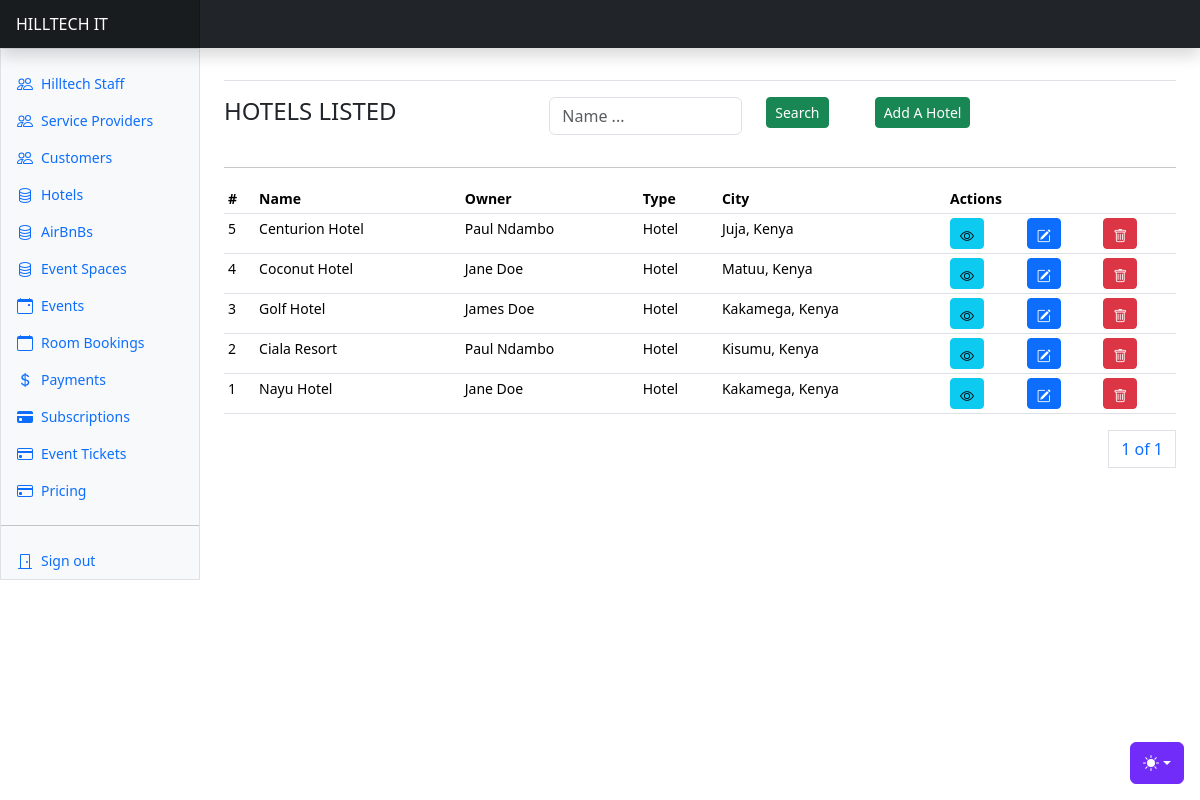
The page /properties/ (signed in) on the database as committed earlier.
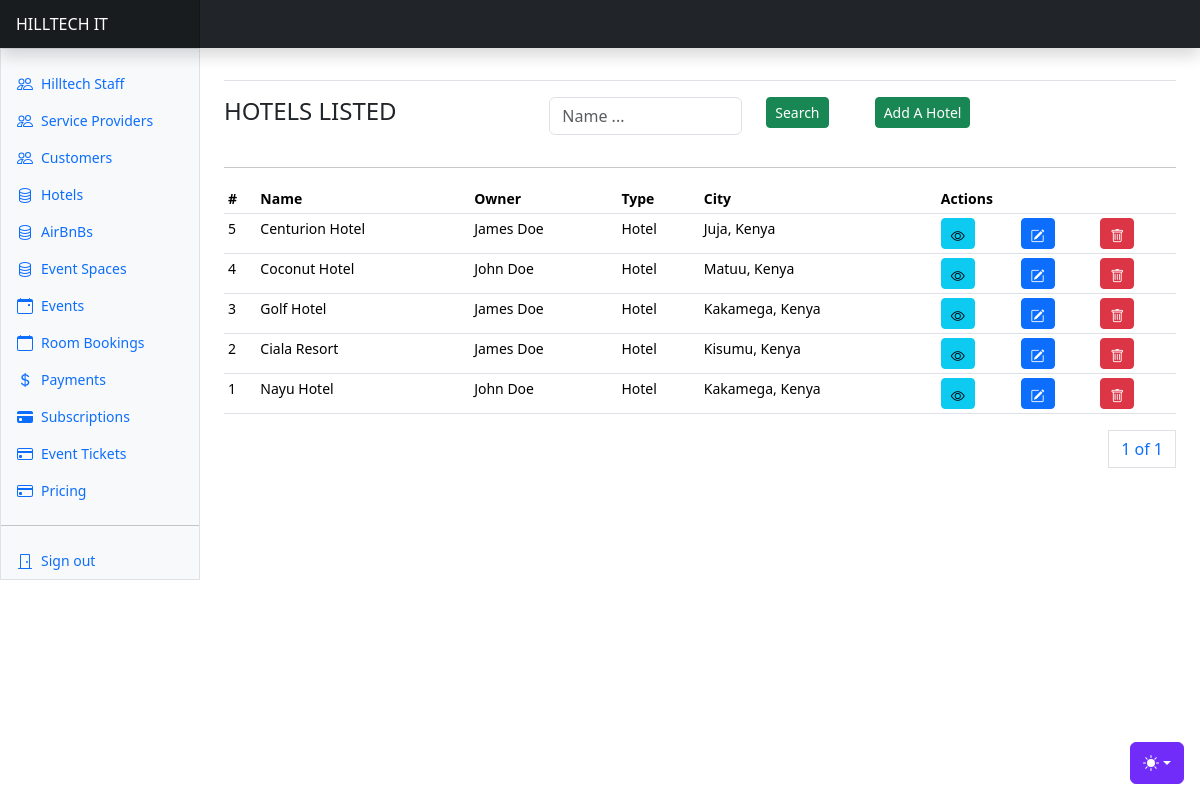
The same page on the database as committed later.
### apps/property/models.py (models this page shows, shortened)
class Property(AbstractBaseModel):
    owner = models.ForeignKey("users.User", on_delete=models.SET_NULL, null=True, related_name="listedproperties")
    name = models.CharField(max_length=255)
    location = models.CharField(max_length=255)
    city = models.CharField(max_length=255)
    country = models.CharField(max_length=255)
    property_type = models.CharField(max_length=255, choices=PROPERTY_TYPE_CHOICES)
    address = models.CharField(max_length=255)
    contact_number = models.CharField(max_length=255)
    email = models.EmailField(null=True)
    cost = models.DecimalField(max_digits=100, decimal_places=2, default=0, null=True)
    number_of_rooms = models.IntegerField(default=0, null=True)
    capacity = models.IntegerField(default=0)
    profile_image = models.ImageField(upload_to="property_images/", null=True)
    approval_status = models.CharField(
        max_length=255, default="Pending", choices=APPROVAL_CHOICES
    )
    children_allowed = models.IntegerField(default=0)
    adults_allowed = models.IntegerField(default=0)
    amenities = models.JSONField(default=list)
    pets_allowed = models.BooleanField(default=True)
    smoking_allowed = models.BooleanField(default=True)

### apps/users/models.py (models this page shows, shortened)
class User(AbstractUser, AbstractBaseModel):
    role = models.CharField(choices=ROLE_CHOICES, max_length=32, null=True)
    phone_number = models.CharField(max_length=255, null=True)
    id_number = models.CharField(max_length=255, null=True)
    gender = models.CharField(max_length=255, null=True, choices=GENDER_CHOICES)
    date_of_birth = models.DateField(null=True)
    city = models.CharField(max_length=255, null=True)
    country = models.CharField(max_length=255, null=True)
    address = models.CharField(max_length=255, null=True)
    token = models.CharField(null=True, max_length=255)
    token_expiration_date = models.DateTimeField(null=True)
    activation_date = models.DateTimeField(null=True)
    position = models.CharField(
        max_length=255, choices=STAFF_POSITION_CHOICES, null=True
    )
    def name(self):
        return f"{self.first_name} {self.last_name}"

### apps/property/views.py (the view, shortened to what this page needs)
# urls.py: path("properties/", include("apps.property.urls")),
@login_required(login_url="/users/user-login/")
def properties(request):
    user = request.user
    properties = Property.objects.filter(property_type="Hotel").order_by("-created")
    if not user.is_superuser:
        properties = Property.objects.filter(property_type="Hotel", owner=user).order_by("-created")
    users = User.objects.filter(role="service_provider")
    paginator = Paginator(properties, 10)
    page_number = request.GET.get("page")
    page_obj = paginator.get_page(page_number)
    context = {"properties": properties, "users": users, "page_obj": page_obj}
    return render(request, "properties/hotels.html", context)

### templates/properties/hotels.html (shortened to what this page needs)
{% extends "base.html" %}
{% block content %}
<div class="row">
    <div class="col">
        <h4>HOTELS LISTED</h4>
    </div>
    <div class="col">
      <form method="POST">
          <div class="input-group mb-3">
            <div class="row">
              <div class="col-8">
                <input type="text" class="form-control" id="search_text" name="search_text" placeholder="Name ..." >
              </div>
              <div class="col-4">
                <button class="btn btn-success btn-sm">Search</button>
              </div>
            </div>
          </div>
        </form>
  </div>
    <div class="col">
        <a class="btn btn-success btn-sm" data-bs-toggle="modal" data-bs-target="#newPopertyModal">Add A Hotel</a>
    </div>
</div>
<hr/>
      <div class="table-responsive small">
        <table class="table table-sm">
          <thead>
            <tr>
              <th scope="col">#</th>
              <th scope="col">Name</th>
              <th scope="col">Owner</th>
              <th scope="col">Type</th>
              <th scope="col">City</th>
              <th scope="col" colspan="3">Actions</th>
            </tr>
          </thead>
          <tbody>
            {% for property in page_obj %}
            <tr>
              <td>{{property.id}}</td>
              <td>{{property.name}}</td>
              <td>{{property.owner.name}}</td>
              <td>{{property.property_type}}</td>
              <td>{{property.city}}, {{property.country}}</td>
              <td><a href="{% url 'property-details' property.id %}" class="btn btn-info btn-sm">
                <i class="bi bi-eye"></i>
              </a></td>
              <td><a class="btn btn-primary btn-sm" data-bs-toggle="modal" data-bs-target="#editPopertyModal{{ property.id }}">
                <i class="bi bi-pencil-square"></i>
              </a></td>
              <td><a class="btn btn-danger btn-sm" data-bs-toggle="modal" data-bs-target="#deletePropertyModal{{ property.id }}">
                <i class="bi bi-trash"></i>
              </a></td>
            </tr>
            {% endfor %}
          </tbody>
        </table>
        <div>
          <nav aria-label="Page navigation example">
            <ul class="pagination justify-content-end">
              <a class="page-link" href="#">{{ page_obj.number }} of {{ page_obj.paginator.num_pages }}</a>
            </ul>
          </nav>
        </div>
{% endblock content %}

### templates/base.html (shortened to what this page needs)
{% load static %}
<!doctype html>
<html lang="en" data-bs-theme="auto">
  <head><script src="{% static 'assets/js/color-modes.js' %}"></script>
    <link rel="stylesheet" href="https://cdn.jsdelivr.net/npm/@docsearch/css@3">
<link href="https://cdn.jsdelivr.net/npm/bootstrap@5.3.2/dist/css/bootstrap.min.css" rel="stylesheet">
    <link href="https://cdn.jsdelivr.net/npm/bootstrap-icons@1.10.3/font/bootstrap-icons.css" rel="stylesheet">
    <link href="{% static 'dashboard.css' %}" rel="stylesheet">
  </head>
  <body>
    <div class="dropdown position-fixed bottom-0 end-0 mb-3 me-3 bd-mode-toggle">
      <button class="btn btn-bd-primary py-2 dropdown-toggle d-flex align-items-center"
              id="bd-theme"
              type="button"
              aria-expanded="false"
              data-bs-toggle="dropdown"
              aria-label="Toggle theme (auto)">
        <svg class="bi my-1 theme-icon-active" width="1em" height="1em"><use href="#circle-half"></use></svg>
      </button>
    </div>
<header class="navbar sticky-top bg-dark flex-md-nowrap p-0 shadow" data-bs-theme="dark">
  <a class="navbar-brand col-md-3 col-lg-2 me-0 px-3 fs-6 text-white" href="{% url 'home' %}">HILLTECH IT</a>
</header>
<div class="container-fluid">
  <div class="row">
    {% include "includes/sidebar.html" %}
    <main class="col-md-9 ms-sm-auto col-lg-10 px-md-4">
      <div class="d-flex justify-content-between flex-wrap flex-md-nowrap align-items-center pt-3 pb-2 mb-3 border-bottom">
      </div>
      {% block content %}
      {% endblock content %}
  </main>
  </div>
</div>
  </body>
</html>

### templates/includes/sidebar.html (shortened to what this page needs)
<div class="sidebar border border-right col-md-3 col-lg-2 p-0 bg-body-tertiary">
    <div class="offcanvas-md offcanvas-end bg-body-tertiary" tabindex="-1" id="sidebarMenu" aria-labelledby="sidebarMenuLabel">
      <div class="offcanvas-body d-md-flex flex-column p-0 pt-lg-3 overflow-y-auto">
        <ul class="nav flex-column">
          {% if request.user.role == "admin" %}
          <li class="nav-item">
            <a class="nav-link d-flex align-items-center gap-2" href="{% url 'staff' %}">
              <svg class="bi"><use xlink:href="#people"/></svg>
              Hilltech Staff
            </a>
          </li>
          <li class="nav-item">
            <a class="nav-link d-flex align-items-center gap-2" href="{% url 'service-providers' %}">
              <svg class="bi"><use xlink:href="#people"/></svg>
              Service Providers
            </a>
          </li>
          <li class="nav-item">
            <a class="nav-link d-flex align-items-center gap-2" href="{% url 'customers' %}">
              <svg class="bi"><use xlink:href="#people"/></svg>
              Customers
            </a>
          </li>
          <li class="nav-item">
            <a class="nav-link d-flex align-items-center gap-2" href="{% url 'properties' %}">
              Hotels
            </a>
          </li>
          <li class="nav-item">
            <a class="nav-link d-flex align-items-center gap-2" href="{% url 'airbnbs' %}">
              AirBnBs
            </a>
          </li>
          <li class="nav-item">
            <a class="nav-link d-flex align-items-center gap-2" href="{% url 'event-spaces' %}">
              Event Spaces
            </a>
          </li>
          <li class="nav-item">
            <a class="nav-link d-flex align-items-center gap-2" href="{% url 'events' %}">
              Events
            </a>
          </li>
          <li class="nav-item">
            <a class="nav-link d-flex align-items-center gap-2" href="{% url 'bookings' %}">
              <svg xmlns="http://www.w3.org/2000/svg" width="16" height="16" fill="currentColor" class="bi bi-calendar" viewBox="0 0 16 16">
                <path d="M3.5 0a.5.5 0 0 1 .5.5V1h8V.5a.5.5 0 0 1 1 0V1h1a2 2 0 0 1 2 2v11a2 2 0 0 1-2 2H2a2 2 0 0 1-2-2V3a2 2 0 0 1 2-2h1V.5a.5.5 0 0 1 .5-.5M1 4v10a1 1 0 0 0 1 1h12a1 1 0 0 0 1-1V4z"/>
              </svg>
              Room Bookings
            </a>
          </li>
          <li class="nav-item">
            <a class="nav-link d-flex align-items-center gap-2" href="{% url 'payments' %}">
              Payments
            </a>
          </li>
          <li class="nav-item">
            <a class="nav-link d-flex align-items-center gap-2" href="{% url 'subscriptions' %}">
              <svg xmlns="http://www.w3.org/2000/svg" width="16" height="16" fill="currentColor" class="bi bi-credit-card-fill" viewBox="0 0 16 16">
                <path d="M0 4a2 2 0 0 1 2-2h12a2 2 0 0 1 2 2v1H0zm0 3v5a2 2 0 0 0 2 2h12a2 2 0 0 0 2-2V7zm3 2h1a1 1 0 0 1 1 1v1a1 1 0 0 1-1 1H3a1 1 0 0 1-1-1v-1a1 1 0 0 1 1-1"/>
              </svg>
              Subscriptions
            </a>
          </li>
          <li class="nav-item">
            <a class="nav-link d-flex align-items-center gap-2" href="{% url 'tickets' %}">
              Event Tickets
            </a>
          </li>
          <li class="nav-item">
            <a class="nav-link d-flex align-items-center gap-2" href="{% url 'packages' %}">
              Pricing
            </a>
          </li>
          {% endif %}
        </ul>
        <hr class="my-3">
      {% if request.user.is_authenticated %}
        <ul class="nav flex-column mb-auto">
          <li class="nav-item">
            <a class="nav-link d-flex align-items-center gap-2" href="{% url 'user-logout' %}">
              <svg class="bi"><use xlink:href="#door-closed"/></svg>
              Sign out
            </a>
          </li>
        </ul>
      {% endif %}
      </div>
    </div>
  </div>

### static/dashboard.css (style rules this page uses)
.bi { display: inline-block; width: 1rem; height: 1rem; }
.sidebar .nav-link { font-size: .875rem; font-weight: 500; }
.navbar-brand { padding-top: .75rem; padding-bottom: .75rem; background-color: rgba(0, 0, 0, .25); box-shadow: inset -1px 0 0 rgba(0, 0, 0, .25); }

### templates/base.html (style rules this page uses)
.bi { vertical-align: -.125em; fill: currentColor; }
.btn-bd-primary { --bd-violet-bg: #712cf9; --bd-violet-rgb: 112.520718, 44.062154, 249.437846; --bs-btn-font-weight: 600; --bs-btn-color: var(--bs-white); --bs-btn-bg: var(--bd-violet-bg); --bs-btn-border-color: var(--bd-violet-bg); --bs-btn-hover-color: var(--bs-white); --bs-btn-hover-bg: #6528e0; --bs-btn-hover-border-color: #6528e0; --bs-btn-focus-shadow-rgb: var(--bd-violet-rgb); --bs-btn-active-color: var(--bs-btn-hover-color); --bs-btn-active-bg: #5a23c8; --bs-btn-active-border-color: #5a23c8; }
.bd-mode-toggle { z-index: 1500; }

Rows that differ between the two databases and show on the page:
changed Property "Centurion Hotel": owner.name "Paul Ndambo" → "James Doe"
changed Property "Coconut Hotel": owner.name "Jane Doe" → "John Doe"
changed Property "Ciala Resort": owner.name "Paul Ndambo" → "James Doe"
changed Property "Nayu Hotel": owner.name "Jane Doe" → "John Doe"
